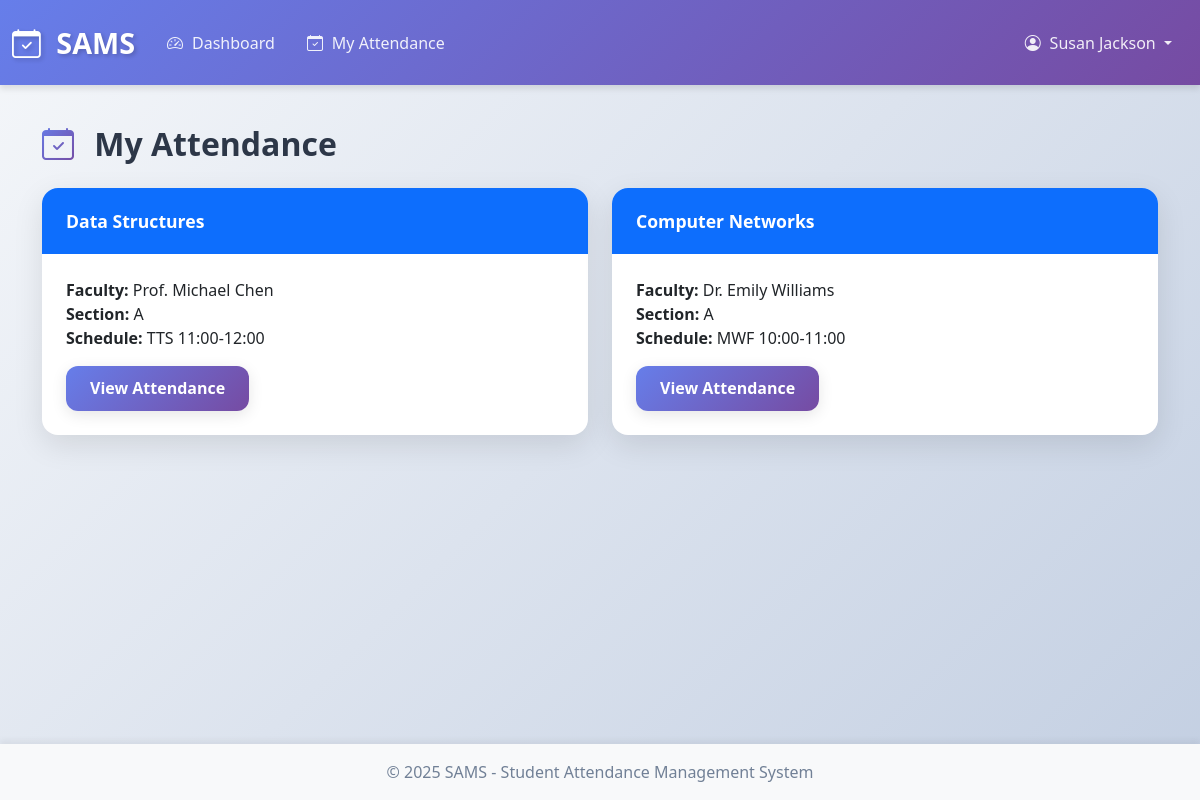
The app's page /student/attendance (signed in), older data.
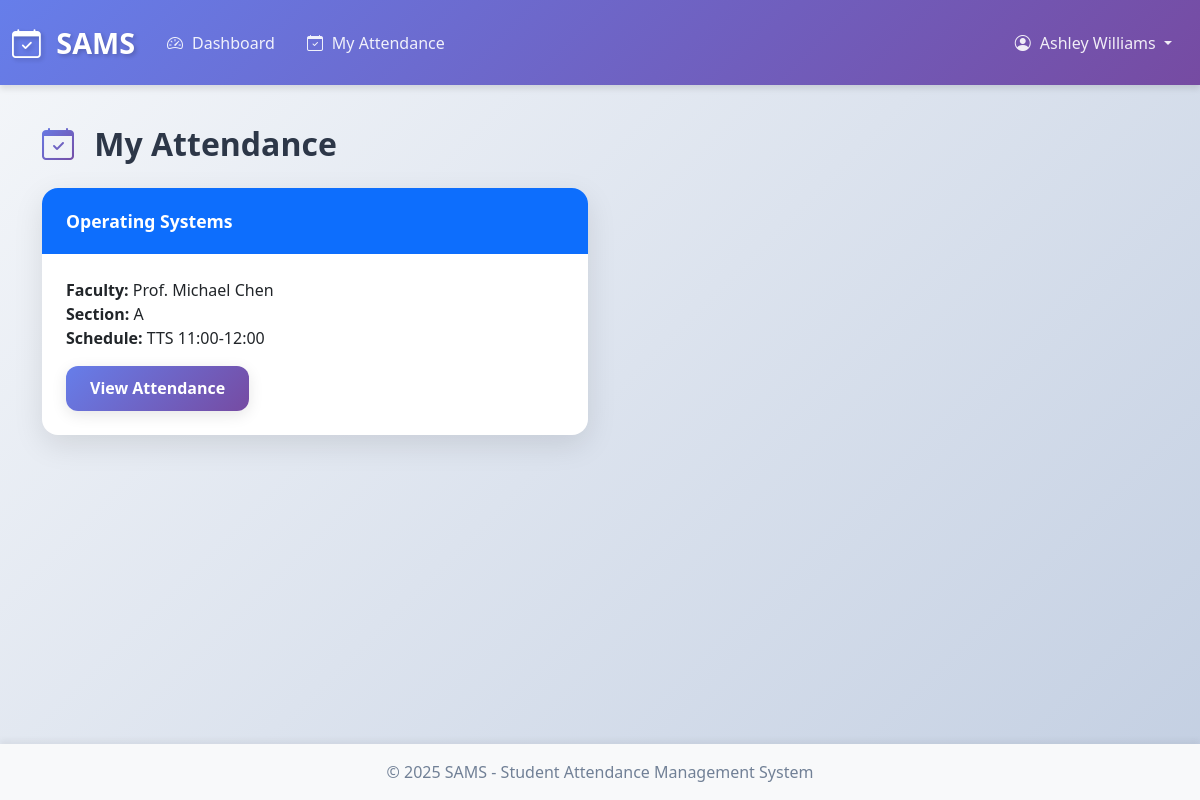
The same page, newer data.
### app.py (models this page shows)
class User(db.Model):
    __tablename__ = 'users'
    id = db.Column(db.Integer, primary_key=True)
    username = db.Column(db.String(80), unique=True, nullable=False)
    email = db.Column(db.String(120), unique=True, nullable=False)
    password_hash = db.Column(db.String(200), nullable=False)
    role = db.Column(db.String(20), nullable=False)
    full_name = db.Column(db.String(100), nullable=False)
    created_at = db.Column(db.DateTime, default=datetime.utcnow)
    is_active = db.Column(db.Boolean, default=True)

class Enrollment(db.Model):
    __tablename__ = 'enrollments'
    id = db.Column(db.Integer, primary_key=True)
    student_id = db.Column(db.Integer, db.ForeignKey('students.id'), nullable=False)
    class_id = db.Column(db.Integer, db.ForeignKey('classes.id'), nullable=False)
    enrollment_date = db.Column(db.DateTime, default=datetime.utcnow)
    student = db.relationship('Student', backref='enrollments')
    class_ref = db.relationship('Class', backref='enrollments')

class Course(db.Model):
    __tablename__ = 'courses'
    id = db.Column(db.Integer, primary_key=True)
    course_code = db.Column(db.String(20), unique=True, nullable=False)
    course_name = db.Column(db.String(100), nullable=False)
    department = db.Column(db.String(100))
    credits = db.Column(db.Integer)
    year = db.Column(db.Integer)
    semester = db.Column(db.Integer)

class Class(db.Model):
    __tablename__ = 'classes'
    id = db.Column(db.Integer, primary_key=True)
    course_id = db.Column(db.Integer, db.ForeignKey('courses.id'), nullable=False)
    faculty_id = db.Column(db.Integer, db.ForeignKey('faculty.id'), nullable=False)
    section = db.Column(db.String(10))
    schedule = db.Column(db.String(100))
    room = db.Column(db.String(20))
    course = db.relationship('Course', backref='classes')
    faculty = db.relationship('Faculty', backref='classes')

### app.py (the view)
@app.route('/student/attendance')
@role_required('student')
def student_attendance():
    student = Student.query.filter_by(user_id=session['user_id']).first()
    enrollments = Enrollment.query.filter_by(student_id=student.id).all()
    return render_template('student/attendance.html',
                         student=student,
                         enrollments=enrollments)

### app.py (called while the page is built)
@app.before_request
def check_session_timeout():
    if 'user_id' in session:
        session.permanent = True
        last_activity = session.get('last_activity')
        if last_activity:
            last_activity_time = datetime.fromisoformat(last_activity)
            if datetime.now() - last_activity_time > timedelta(minutes=30):
                session.clear()
                flash('Your session has expired. Please log in again.', 'warning')
                return redirect(url_for('login'))
        session['last_activity'] = datetime.now().isoformat()

def role_required(*roles):
    def decorator(f):
        @wraps(f)
        def decorated_function(*args, **kwargs):
            if 'user_id' not in session:
                flash('Please log in to access this page.', 'warning')
                return redirect(url_for('login'))
            user = User.query.get(session['user_id'])
            if user.role not in roles:
                flash('You do not have permission to access this page.', 'danger')
                return redirect(url_for('dashboard'))
            return f(*args, **kwargs)
        return decorated_function
    return decorator

### templates/student/attendance.html
{% extends "base.html" %}
{% block content %}
<h2><i class="bi bi-calendar-check"></i> My Attendance</h2>
<div class="row">
{% for enrollment in enrollments %}
    <div class="col-md-6 mb-3">
        <div class="card">
            <div class="card-header bg-primary text-white">{{ enrollment.class_ref.course.course_name }}</div>
            <div class="card-body">
                <p><strong>Faculty:</strong> {{ enrollment.class_ref.faculty.user.full_name }}<br>
                <strong>Section:</strong> {{ enrollment.class_ref.section }}<br>
                <strong>Schedule:</strong> {{ enrollment.class_ref.schedule }}</p>
                <a href="{{ url_for('student_class_attendance', class_id=enrollment.class_id) }}" class="btn btn-primary">View Attendance</a>
            </div>
        </div>
    </div>
{% endfor %}
</div>
{% endblock %}

### templates/base.html (shortened to what this page needs)
<!DOCTYPE html>
<html lang="en">
<head>
    <link href="https://cdn.jsdelivr.net/npm/bootstrap@5.3.0/dist/css/bootstrap.min.css" rel="stylesheet">
    <link rel="stylesheet" href="https://cdn.jsdelivr.net/npm/bootstrap-icons@1.10.0/font/bootstrap-icons.css">
    <link rel="stylesheet" href="{{ url_for('static', filename='css/style.css') }}">
</head>
<body>
    {% if session.user_id %}
    <nav class="navbar navbar-expand-lg navbar-dark bg-primary">
        <div class="container-fluid">
            <a class="navbar-brand" href="{{ url_for('dashboard') }}">
                <i class="bi bi-calendar-check"></i> SAMS
            </a>
            <div class="collapse navbar-collapse" id="navbarNav">
                <ul class="navbar-nav me-auto">
                    {% if session.role == 'admin' %}
                    <li class="nav-item">
                        <a class="nav-link" href="{{ url_for('admin_dashboard') }}">
                            <i class="bi bi-speedometer2"></i> Dashboard
                        </a>
                    </li>
                    <li class="nav-item">
                        <a class="nav-link" href="{{ url_for('admin_users') }}">
                            <i class="bi bi-people"></i> Users
                        </a>
                    </li>
                    <li class="nav-item">
                        <a class="nav-link" href="{{ url_for('admin_courses') }}">
                            <i class="bi bi-book"></i> Courses
                        </a>
                    </li>
                    <li class="nav-item">
                        <a class="nav-link" href="{{ url_for('admin_classes') }}">
                            <i class="bi bi-door-open"></i> Classes
                        </a>
                    </li>
                    <li class="nav-item">
                        <a class="nav-link" href="{{ url_for('admin_reports') }}">
                            <i class="bi bi-file-earmark-text"></i> Reports
                        </a>
                    </li>
                    {% elif session.role == 'student' %}
                    <li class="nav-item">
                        <a class="nav-link" href="{{ url_for('student_dashboard') }}">
                            <i class="bi bi-speedometer2"></i> Dashboard
                        </a>
                    </li>
                    <li class="nav-item">
                        <a class="nav-link" href="{{ url_for('student_attendance') }}">
                            <i class="bi bi-calendar-check"></i> My Attendance
                        </a>
                    </li>
                    {% endif %}
                </ul>
                <ul class="navbar-nav">
                    <li class="nav-item dropdown">
                        <a class="nav-link dropdown-toggle" href="#" id="navbarDropdown" role="button" data-bs-toggle="dropdown">
                            <i class="bi bi-person-circle"></i> {{ session.full_name }}
                        </a>
                    </li>
                </ul>
            </div>
        </div>
    </nav>
    {% endif %}
    <main class="container my-4">
        {% block content %}{% endblock %}
    </main>
    <footer class="footer mt-auto py-3 bg-light">
        <div class="container text-center">
            <span class="text-muted">© 2025 SAMS - Student Attendance Management System</span>
        </div>
    </footer>
</body>
</html>

### static/css/style.css (style rules this page uses)
:root { --primary-gradient: linear-gradient(135deg, #667eea 0%, #764ba2 100%); --success-gradient: linear-gradient(135deg, #11998e 0%, #38ef7d 100%); --info-gradient: linear-gradient(135deg, #2193b0 0%, #6dd5ed 100%); --warning-gradient: linear-gradient(135deg, #f093fb 0%, #f5576c 100%); --danger-gradient: linear-gradient(135deg, #fa709a 0%, #fee140 100%); --dark-gradient: linear-gradient(135deg, #434343 0%, #000000 100%); }
* { margin: 0; padding: 0; box-sizing: border-box; }
body { background: linear-gradient(135deg, #f5f7fa 0%, #c3cfe2 100%); min-height: 100vh; display: flex; flex-direction: column; font-family: 'Segoe UI', Tahoma, Geneva, Verdana, sans-serif; color: #2d3748; }
main { flex: 1; }
.navbar { background: var(--primary-gradient) !important; box-shadow: 0 4px 6px rgba(0,0,0,0.1); padding: 1rem 0; }
.navbar-brand { font-weight: 700; font-size: 1.8rem; color: white !important; text-shadow: 2px 2px 4px rgba(0,0,0,0.2); transition: transform 0.3s ease; }
.navbar-brand i { margin-right: 0.5rem; animation: pulse 2s infinite; }
.nav-link { color: rgba(255,255,255,0.9) !important; font-weight: 500; transition: all 0.3s ease; padding: 0.5rem 1rem !important; border-radius: 0.5rem; }
.nav-link i { margin-right: 0.3rem; }
.card { border: none; border-radius: 1rem; box-shadow: 0 10px 30px rgba(0,0,0,0.1); margin-bottom: 2rem; transition: all 0.3s ease; overflow: hidden; }
.card-header { font-weight: 600; font-size: 1.1rem; border-bottom: none; padding: 1.25rem 1.5rem; }
.card-body { padding: 1.5rem; }
.btn { border-radius: 0.75rem; padding: 0.65rem 1.5rem; font-weight: 600; transition: all 0.3s ease; border: none; box-shadow: 0 4px 15px rgba(0,0,0,0.1); }
.btn-primary { background: var(--primary-gradient); }
.footer { background: white; padding: 2rem 0; margin-top: 3rem; box-shadow: 0 -4px 6px rgba(0,0,0,0.05); }
.footer .text-muted { color: #718096 !important; font-weight: 500; }
h1, h2, h3, h4, h5, h6 { color: #2d3748; font-weight: 700; margin-bottom: 1.5rem; }
h2 { font-size: 2rem; }
h2 i { margin-right: 0.75rem; background: var(--primary-gradient); -webkit-background-clip: text; -webkit-text-fill-color: transparent; background-clip: text; }

Row changes from the older to the newer data that the page shows:
no longer on this page (row edited): Enrollment: class_ref.course.course_name "Computer Networks", class_ref.faculty.user.full_name "Dr. Emily Williams", class_ref.section "A", class_ref.schedule "MWF 10:00-11:00"
changed User: full_name "Susan Jackson" → "Ashley Williams"
changed Enrollment "Prof. Michael Chen": class_ref.course.course_name "Data Structures" → "Operating Systems"
